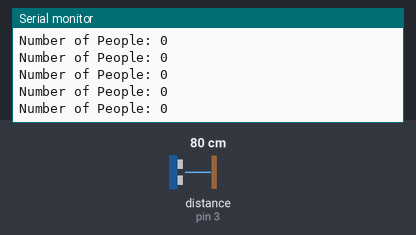
Recording of a sketch running on a simulated Arduino Uno, built with avr-gcc and run on an emulated ATmega328P. Parts: the last lines printed to the serial monitor. Wiring (inferred from the names in the program): ultrasonic range finder: trigger pin 4; echo pin 3. Inputs (shaded band) come from the test bench; at power-on: distance to the obstacle (sensor on pin 3) 80 cm. The echo pulse lasts 58.3 µs per cm.

Above: at 1.2 s.
1.3 s: distance to the obstacle (sensor on pin 3) set to 2 cm
At 1.48 s:
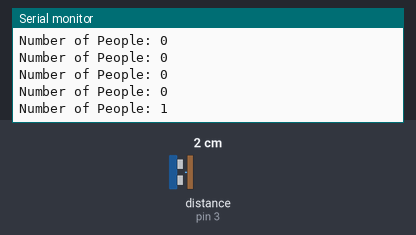
4.3 s: distance to the obstacle (sensor on pin 3) set to 250 cm
At 4.41 s:
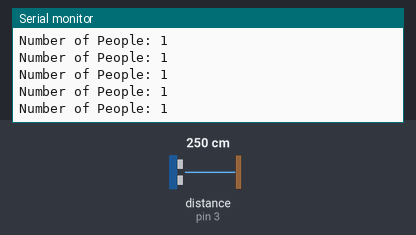
7.3 s: distance to the obstacle (sensor on pin 3) set to 47 cm
At 7.61 s:
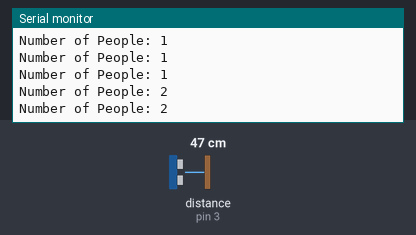
10.3 s: distance to the obstacle (sensor on pin 3) set to 250 cm
At 10.41 s:
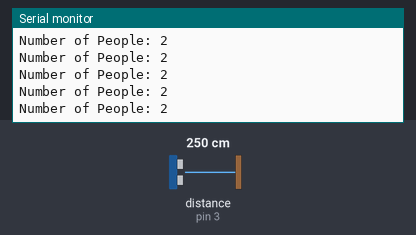
Timing chart, 0 to 13.3 s (numbered marks = the images above; inputs shaded):
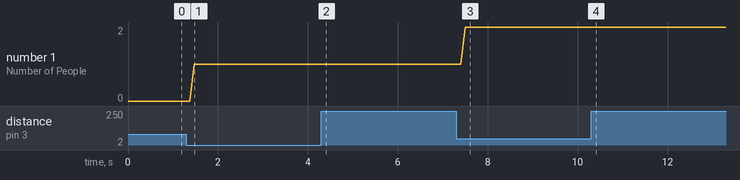

The sketch:

Door_People_Counter.ino
```cpp
int trig = 4;
int echo = 3;
int count=0;
long lecture_echo;
long dist;
int status=0;
int people=0;


void setup()
{
  pinMode(trig, OUTPUT);
  digitalWrite(trig, LOW);
  pinMode(echo, INPUT);
  Serial.begin(9600);
}
void loop()
{
  digitalWrite(trig, HIGH);
  delayMicroseconds(10);
  digitalWrite(trig, LOW);
  lecture_echo = pulseIn(echo, HIGH);
  dist = lecture_echo / 58;


  if(people==1)
    count++;

  if(dist<50&&status==1)
  {
    people=1;
  }
  else
  {
    people=0;
  }

  if(dist>50)
  {
    status=1;
  }
  else
  {
    status=0;
  }


  Serial.print("Number of People: ");
  Serial.println(count);
  delay(100);
}
```

Measured:
- after the input at 1.3 s, the serial monitor: prints a new line after 0.17 s (image 1)
- after the input at 7.3 s, the serial monitor: prints a new line after 0.20 s (image 3)
- plotted number 1: 0 → 1 after the input at 1.3 s, 1 → 2 after the input at 7.3 s
